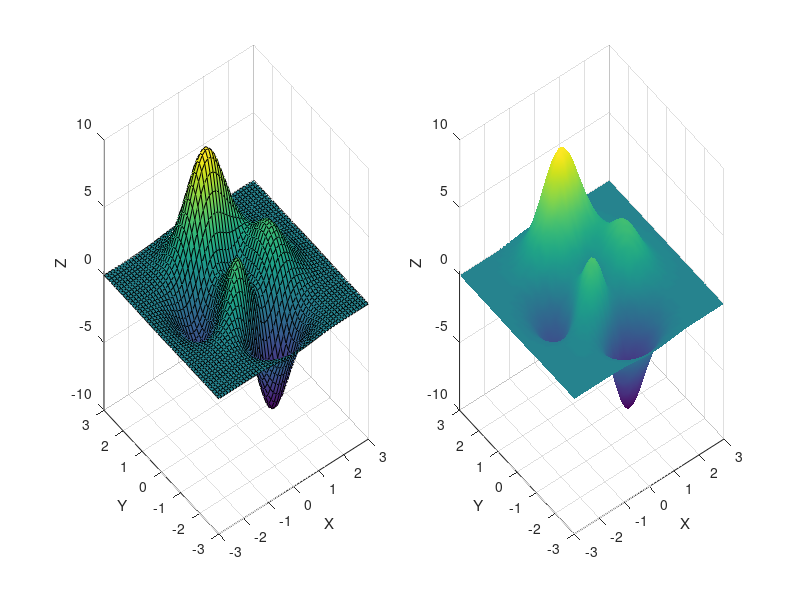

MATLAB code to generate this figure: (Note: this script raises an error after producing the figure.)
function ls_test2()
%function to test stuff... can be deleted afterwards

[X,Y,Z] = peaks(50);
figure('Position',[280 400 1200 450])
% Original surface with too many edges
subplot(1,2,1)
surf(X,Y,Z,'FaceColor','interp');
xlabel('X')
ylabel('Y')
zlabel('Z')
% Compare to:
subplot(1,2,2)
s = surf(X,Y,Z,'FaceColor','interp','EdgeColor','none');
xlabel('X')
ylabel('Y')
zlabel('Z')
%% Extract X,Y and Z data from surface plot
x=s.XData;
y=s.YData;
z=s.ZData;
% For R2014a and earlier:
% x=get(s,'XData');
% y=get(s,'YData');
% z=get(s,'ZData');
%% Create vectors out of surface's XData and YData
x=x(1,:);
y=y(:,1);
%% Divide the lengths by the number of lines needed
xnumlines = 10; % 10 lines
ynumlines = 10; % 10 partitions
xspacing = round(length(x)/xnumlines);
yspacing = round(length(y)/ynumlines);
%% Plot the mesh lines 
% Plotting lines in the X-Z plane
hold on
for i = 1:yspacing:length(y)
    Y1 = y(i)*ones(size(x)); % a constant vector
    Z1 = z(i,:);
    plot3(x,Y1,Z1,'-k');
end
% Plotting lines in the Y-Z plane
for i = 1:xspacing:length(x)
    X2 = x(i)*ones(size(y)); % a constant vector
    Z2 = z(:,i);
    plot3(X2,y,Z2,'-k');
end
hold off

disp('hier')


end